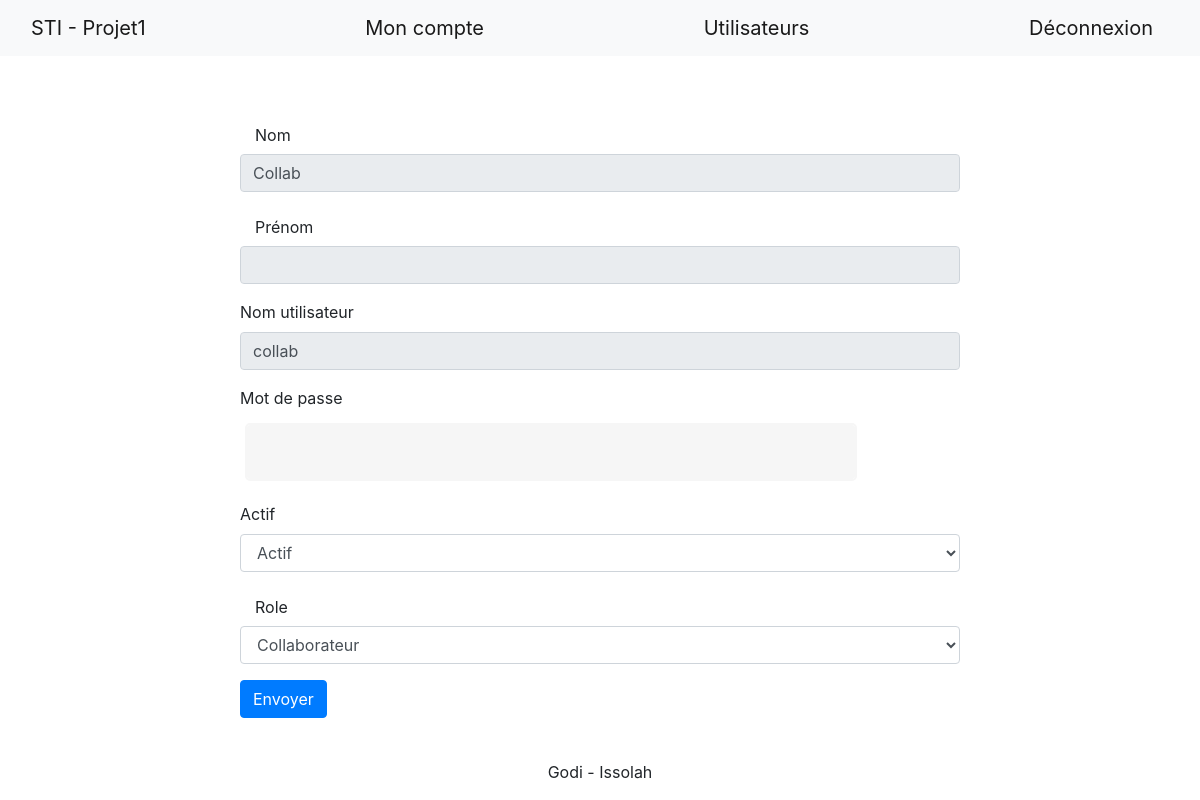
The app's page /app/src/php/index.php?page=formUser&id=2 (signed in) with its own data.
### tables this page shows
CREATE TABLE Utilisateur(
   IdUser INT AUTO_INCREMENT,
   Prenom VARCHAR(255),
   Nom VARCHAR(255) NOT NULL,
   MotDePasse VARCHAR(70) NOT NULL,
   Actif boolean NOT NULL,
   NomUtilisateur VARCHAR(50) NOT NULL,
   Role INT NOT NULL,
   PRIMARY KEY(IdUser)
);

### app/src/php/classes/DB.php (called while the page is built, shortened)
<?php
class DB
{
    private $user = "root";
    private $password= "";
    private $host = "localhost";
    private $dbName = "db_STI_projet1";
    private $db;
    private function connectBD()
    {
        try{
            $this->db = new PDO('mysql:host='.$this->host.';dbname='.$this->dbName.'',$this->user,$this->password);
            $this->db->setAttribute(PDO::ATTR_ERRMODE, PDO::ERRMODE_EXCEPTION);
        }catch(PDOException $e) {
            $msg = 'ERREUR PDO dans ' . $e->getFile() . ' L.' . $e->getLine() . ' : ' . $e->getMessage();
            die($msg);
        }
    }
    private function disconctBD()
    {
        $this->db = null;
    }
    private function doQuerryReturn($sqlQuerry)
    {
        $sth = $this->db->prepare($sqlQuerry);
        try{
            $sth->execute();
        }catch(Exception $e){
            print "Erreur !: " . $e->getMessage() . "<br/>";
        }
        $sections = $sth->fetchAll();
        return $sections;
    }
    public function getUserById($id)
    {
        $sqlQuerry = "
            SELECT *
            FROM Utilisateur
            WHERE IdUser = ".$id.";
        ";
        return $this->doQuerryReturn($sqlQuerry);
    }
}

### app/src/php/formUser.php (the view, shortened to what this page needs)
<?php
include 'classes/DB.php';
$db = new DB();
if(!empty($_GET['id']))
{
  $user = $db->getUserById($_GET['id']);
}
if(empty($_GET['id']) || count($user) == 1)
{
  if(!empty($_GET['id']))
    $user = $user[0];
?>
<form <?php if(empty($_GET['id'])) echo 'action="?page=createUser"'; else echo 'action="?page=updateUser&id='.htmlspecialchars($_GET['id']).'"'?> method="POST">
<div class="form-group">
    <label for="inputNom" class="col-sm-2 col-form-label">Nom</label>
    <input class="form-control" id="inputNom" name="inputNom" <?php if(!empty($_GET['id'])) echo 'readonly value ="'.htmlspecialchars($user['Nom']).'"'; ?> required>
  </div>
  <div class="form-group">
    <label for="inputPrenom" class="col-sm-2 col-form-label">Prénom</label>
    <input class="form-control" id="inputPrenom" name="inputPrenom" <?php if(!empty($_GET['id'])) echo 'readonly value ="'.htmlspecialchars($user['Prenom']).'"'?> required>
  </div>
  <div class="form-group">
    <label for="inputNomUtilisateur" class="form-label">Nom utilisateur</label>
    <input class="form-control" id="inputNomUtilisateur" name="inputNomUtilisateur" <?php if(!empty($_GET['id'])) echo 'readonly value ="'.htmlspecialchars($user['NomUtilisateur']).'"'?> required>
  </div>
  <div class="form-group">
    <label for="inputMDP" class="form-label">Mot de passe</label>
    <input type="password" class="form-control" id="inputMDP" name="inputMDP" required>
  </div>
  <div class="form-group">
    <label for="staticActif" class="form-label">Actif</label>
    <select class="form-control" id="staticActif" name="staticActif" required>
      <option value="1" <?php if(!empty($_GET['id']) && $user['Actif'] != 0) echo 'selected'?>>Actif</option>
    </select>
  </div>
   <div class="form-group">
    <label for="staticRole" class="col-sm-2 col-form-label">Role</label>
    <select class="form-control" id="staticRole" name="staticRole" required>
      <option value="0" <?php if(!empty($_GET['id']) && $user['Role'] == 0) echo 'selected'?>>Collaborateur</option>
    </select>
  </div>
  <button type="submit" class="btn btn-primary">Envoyer</button>
</form>
<?php
}else{
  header("Location:index.php?page=404");
}
?>

### app/resources/css/connexion.css (style rules this page uses)
body { font-family: "Poppins", sans-serif; height: 100vh; }
input[type=password] { background-color: #f6f6f6; border: none; color: #0d0d0d; padding: 15px 32px; text-align: center; text-decoration: none; display: inline-block; font-size: 16px; margin: 5px; width: 85%; border: 2px solid #f6f6f6; -webkit-transition: all 0.5s ease-in-out; -moz-transition: all 0.5s ease-in-out; -ms-transition: all 0.5s ease-in-out; -o-transition: all 0.5s ease-in-out; transition: all 0.5s ease-in-out; -webkit-border-radius: 5px 5px 5px 5px; border-radius: 5px 5px 5px 5px; }
input[type=password]:placeholder { color: #cccccc; }

### records on screen
utilisateur: inputNom "Collab", inputNomUtilisateur "collab", staticActif "Actif", staticRole "Collaborateur"
